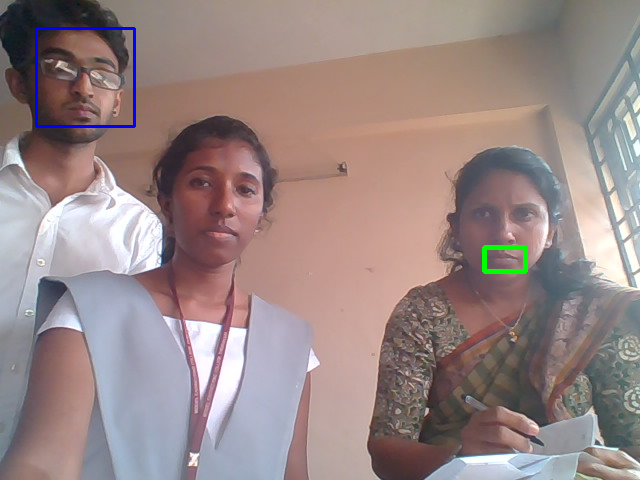
#> input picture color.png, 640 x 480 px
$ python trial.py
#> lines starting #> are read from the running program, lines starting #| are printed output that depends on the picture; after the words box and inside, x2 and y2 are one past the last pixel; in counts of white or black regions, pixels touching at a corner belong together
import numpy as np
import cv2


face_cascade = cv2.CascadeClassifier('haarcascade_frontalface_default.xml')
eye_cascade = cv2.CascadeClassifier('haarcascade_eye_tree_eyeglasses.xml')
eye_cascade = cv2.CascadeClassifier('haarcascade_eye.xml')
mouth_cascade = cv2.CascadeClassifier('haarcascade_mcs_mouth.xml')
img = cv2.imread('color.png')
#> img is the input picture: shape (480, 640, 3); mean B, G, R 134.3, 135.1, 152.5
gray = cv2.cvtColor(img, cv2.COLOR_BGR2GRAY)
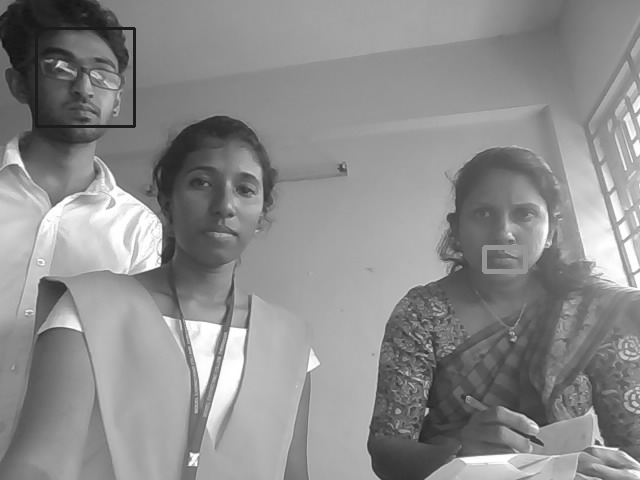
#> gray: shape (480, 640); min 18, max 255, mean 140.2
faces = face_cascade.detectMultiScale(img, 1.03, 5)
#> faces = [[39, 29, 92, 92], [171, 143, 108, 108], [452, 176, 104, 104]]
for (x,y,w,h) in faces:
    img = cv2.rectangle(img,(x,y),(x+w,y+h),(255,0,0),2)
    roi_gray = gray[y:y+h, x:x+w]
    roi_color = img[y:y+h, x:x+w]
    eyes = eye_cascade.detectMultiScale(roi_gray)
    for (ex,ey,ew,eh) in eyes:
        cv2.rectangle(roi_color,(ex,ey),(ex+ew,ey+eh),(0,255,0),2)
    mouth_rects = mouth_cascade.detectMultiScale(gray, 1.03, 11)
    for (x,y,w,h) in mouth_rects:
        y = int(y - 0.15*h)
        cv2.rectangle(img, (x,y), (x+w,y+h), (0,255,0), 3)
        break
    cv2.imshow('img', img)
#> this loop made 3 passes
#> eyes on pass 2: [[12, 24, 31, 31], [57, 33, 28, 28]]
#> pass 1, `roi_gray = gray[y:y+h, x:x+w]`:
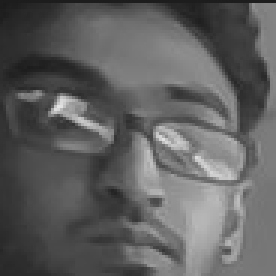
#> roi_gray: shape (92, 92) (shown 3 times larger); min 27, max 228, mean 95.6
#> pass 1, `roi_color = img[y:y+h, x:x+w]`:
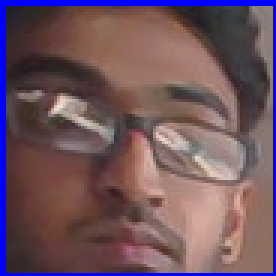
#> roi_color: shape (92, 92, 3) (shown 3 times larger); mean B, G, R 95.5, 84, 110.4
#> pass 1, `cv2.imshow('img', img)`:
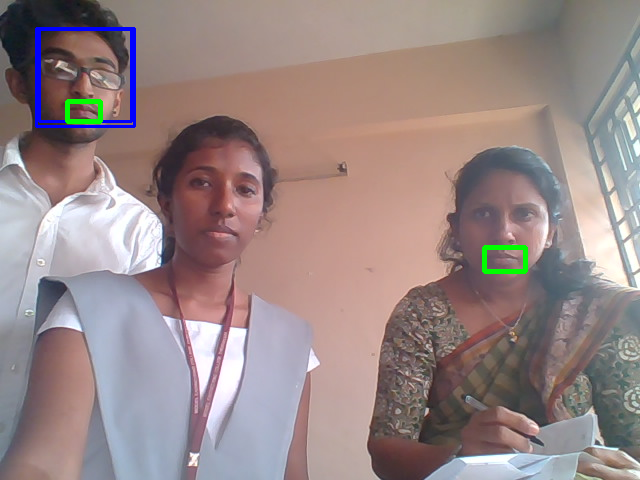
#> window 'img': shape (480, 640, 3); mean B, G, R 134.6, 135.1, 152.1
#> after the loop:
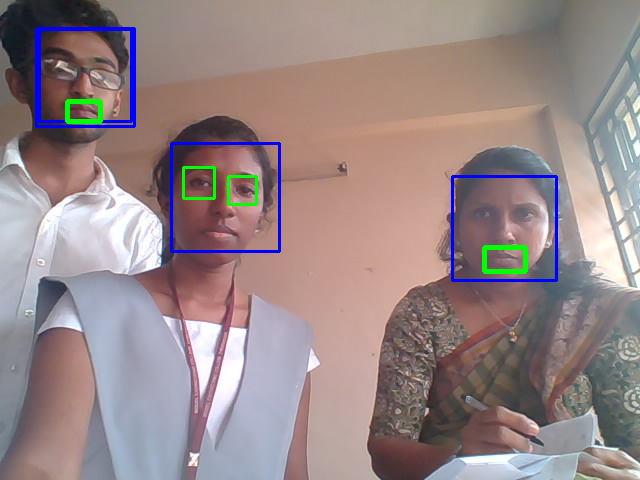
#> img: shape (480, 640, 3); mean B, G, R 135.7, 134.7, 150.8
#> after the loop:
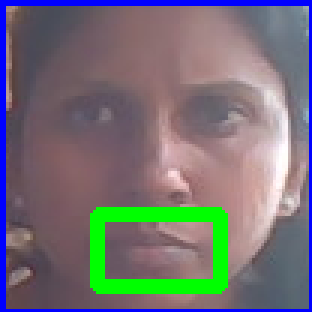
#> roi_color: shape (104, 104, 3) (shown 3 times larger); mean B, G, R 117.6, 113.2, 116.5
#> after the loop:
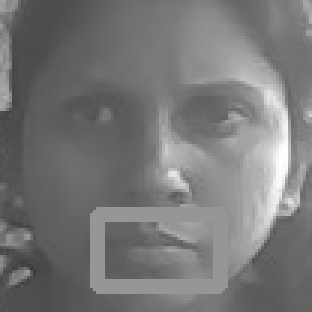
#> roi_gray: shape (104, 104) (shown 3 times larger); min 55, max 255, mean 119.3


cv2.waitKey(0)
cv2.imshow('img',img)
cv2.destroyAllWindows()

$ run again, with User.2..jpg saved as color.png
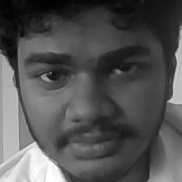
#> input picture User.2..jpg, 182 x 182 px
#> img is the input picture: shape (182, 182, 3); min 0, max 255, mean 82.6
#> faces = [[13, 10, 159, 159]]
#> the loop `for (x,y,w,h) in faces:` made 1 pass
#> (eyes, mouth_rects) on pass 1: ([[40, 120, 22, 22], [84, 34, 47, 47], [12, 36, 54, 54]], [[24, 61, 60, 36], [61, 129, 64, 38], [98, 53, 64, 39]])
#> pass 1, `img = cv2.rectangle(img,(x,y),(x+w,y+h),(255,0,0),2)`:
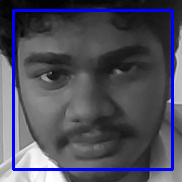
#> img: shape (182, 182, 3); 5.75% of pixels changed, all inside (x1, y1, x2, y2) = (12, 9, 174, 171)
#> after the loop `for (x,y,w,h) in faces:`:
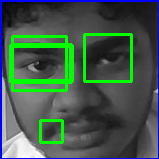
#> roi_color: shape (159, 159, 3); mean B, G, R 75.5, 88.7, 66
